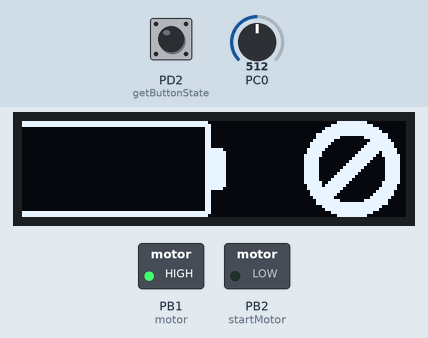
This program was run on a simulated ATmega8, built with avr-gcc and emulated at 8 MHz. Parts: 128×32 one-colour display, switched loads named in the program (green lamp = pin HIGH). Wiring (inferred from the names in the program): SH1106 OLED at I2C address 0x3C. The test bench sets the inputs (shaded band); at power-on: PC0 = 512, PD2 (getButtonState) HIGH.

Above: at 0.32 s.
At 1.5 s:
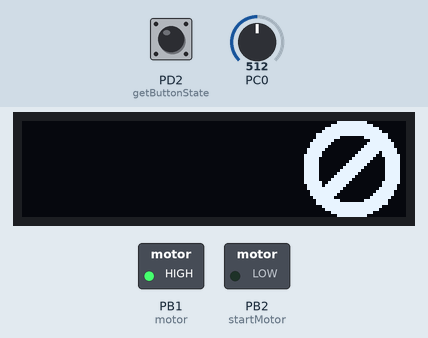
Timing chart, 0 to 3.0 s (numbered marks = the images above):
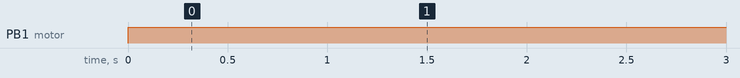

The program:

main.c
```c
#include "main.h"
#include "i2c.h"
#include "adc.h"
#include "oled.h"
#include "motor.h"

uint8_t run_state = 0; // 0 - stopped; 1 - running
uint8_t prev_batInd = 0;

uint8_t getButtonState(void){
	uint8_t tmp = bitRead(PIND, 2);
	_delay_ms(10);
	if(tmp == bitRead(PIND, 2)){return tmp;}else{return (tmp==0 ? 1 : 0);}
}


int main(void)
{
	// ****** initialization ******
	//stop motor
	sbi(PORTB, 1);
	sbi(DDRB, 1);
	// button  with internal pull up
	cbi(DDRD, 2);
	sbi(PORTD, 2);
	//FAN
	cbi(PORTB, 2);
	sbi(DDRB, 2);

	cli();

	wdt_disable();

	adc_init();
	i2c_init();
	oled_init();

	oled_clear_display();
	oled_enable_display();
	oled_setCol(0);
	oled_setRow(0);

	oled_draw_Bat(0); // empty battery bitmap
	_delay_ms(50);

	//if switch is ON then show warning
	if(getButtonState()==0){
		oled_bitmap(128-32,0,32,4,oled_stateDANGER);
		_delay_ms(500);
	}
	//wait until button is released
	while(getButtonState()==0){
		// button is pressed
		_delay_ms(100);
	}

	// enable 1s watchdog with reset
	//cli();
	wdt_reset();
	WDTCR = (1<<WDCE) | (1<<WDE); // enable config
	WDTCR = (1<<WDE) | (1<<WDP1) | (1<<WDP2); // 1s
	//sei();

	//oled_bitmap(128-32,0,32,4,oled_stateDANGER);

    // ******* endless loop ******
	while (1){
		wdt_reset();
		uint16_t rawadc = readADC();
		uint8_t batInd = getbatIndicatorVal(rawadc);
		uint8_t batEmpty = isBatteryEmpty(rawadc);

		// redraw screen only when needed (to avoid unnecessary i2c traffic)
		if(batInd!=prev_batInd || batEmpty){
			prev_batInd = batInd;
			oled_draw_Bat(batInd);

			if(batEmpty){
				oled_bitmap(128-32,0,32,4,oled_stateDANGER);
			}else{
				oled_bitmap(128-32,0,32,4,oled_stateOK);
			}
			//oled.switchFrame();
			_delay_ms(50); // make sure, that page switch doesn't occur too often
		}
		// check button and start/stop motor
		if(getButtonState()==1){
			// button is not pressed
			stopMotor();
		} else {
			// button is pressed
			// should we initiate start process?
			if(run_state!=1){
				batEmpty = startMotor();
			}
		}
		// If battery empty - stop the motor and hang the firmware
		if(batEmpty){
			stopMotor();
			wdt_disable();
			#ifndef NOHANG
			while(1){
				sbi(PORTB,1); // just to be 100% sure that motor will not start
				oled_draw_Bat(0);
				oled_bitmap(128-32,0,32,4,oled_stateDANGER);
				_delay_ms(300);
				oled_clear(0,0,70,4);
				//oled_bitmap(128-32,0,32,4,oled_stateDANGER);
				_delay_ms(600);
			}
			#endif
		}
	}
}

#ifdef DEBUGSIM
void _delay_ms(uint16_t ms){

}
#endif
```

SSD1306.c
```c
#include "SSD1306.h"
#include "main.h"
#include "I2C.h"


void ssd1306_send_command_start(void){
	i2c_start();
	i2c_write(SSD1306_COMMAND);
}

void ssd1306_send_command(uint8_t cmd){
	i2c_start();
	//i2c_write(0x00);
	i2c_write(cmd);
	i2c_stop();


	ssd1306_send_command_start();
	i2c_write(cmd);
	i2c_stop();
}

void ssd1306_write_display_start(void){
	i2c_start();
	i2c_write(SSD1306_DATA);
}
```

SSD1306.h
```c
#ifndef SSD1306_H_
#define SSD1306_H_

#include "main.h"

//#define SSD1306_COLUMNS 128
//#define SSD1306_PAGES 4

#define SSD1306_COMMAND 0x00
#define SSD1306_DATA 0x40


void ssd1306_send_command_start(void);
void ssd1306_send_command(uint8_t cmd);
void ssd1306_write_display_start(void);


#define SSD1306_SETLOWCOLUMN 0x00	// Set Lower Column Start Address for Page Addressing Mode.
#define SSD1306_SETHIGHCOLUMN 0x10	// Set Higher Column Start Address for Page Addressing Mode.
#define SSD1306_MEMORYMODE 0x20		// Set Memory Addressing Mode.
#define SSD1306_SETSTARTLINE 0x40	// Set display RAM display start line register from 0 - 63.
#define SSD1306_SETCONTRAST 0x81	// Set Display Contrast to one of 256 steps.
#define SSD1306_CHARGEPUMP 0x8D	// Enable or disable charge pump.  Follow with 0X14 enable, 0X10 disable.
#define SSD1306_SEGREMAP 0xA0	// Set Segment Re-map between data column and the segment driver.
#define SSD1306_DISPLAYALLON_RESUME 0xA4	// Resume display from GRAM content.
#define SSD1306_DISPLAYALLON 0xA5	// Force display on regardless of GRAM content.
#define SSD1306_NORMALDISPLAY 0xA6	// Set Normal Display.
#define SSD1306_INVERTDISPLAY 0xA7	// Set Inverse Display.
#define SSD1306_SETMULTIPLEX 0xA8	// Set Multiplex Ratio from 16 to 63.
#define SSD1306_DISPLAYOFF 0xAE	// Set Display off.
#define SSD1306_DISPLAYON 0xAF	// Set Display on.
#define SSD1306_SETSTARTPAGE 0XB0	//Set GDDRAM Page Start Address.
#define SSD1306_COMSCANINC 0xC0	// Set COM output scan direction normal.
#define SSD1306_COMSCANDEC 0xC8	// Set COM output scan direction reversed.
#define SSD1306_SETDISPLAYOFFSET 0xD3	// Set Display Offset.
#define SSD1306_SETCOMPINS 0xDA	// Sets COM signals pin configuration to match the OLED panel layout.
#define SSD1306_SETVCOMDETECT 0xDB	// This command adjusts the VCOMH regulator output.
#define SSD1306_SETDISPLAYCLOCKDIV 0xD5	// Set Display Clock Divide Ratio/ Oscillator Frequency.
#define SSD1306_SETPRECHARGE 0xD9	// Set Pre-charge Period
#define SSD1306_DEACTIVATE_SCROLL 0x2E	// Deactivate scroll
#define SSD1306_NOP 0XE3	// No Operation Command.
//------------------------------------------------------------------------------
#define SH1106_SET_PUMP_VOLTAGE 0X30	// Set Pump voltage value: (30H~33H) 6.4, 7.4, 8.0 (POR), 9.0.
#define SH1106_SET_PUMP_MODE 0XAD	// First byte of set charge pump mode
#define SH1106_PUMP_ON 0X8B	// Second byte charge pump on.
#define SH1106_PUMP_OFF 0X8A	// Second byte charge pump off.
//------------------------------------------------------------------------------

// this section is based on https://github.com/adafruit/Adafruit_SSD1306

static const uint8_t initSSD1306sq[] = {  // Initialization Sequence
    // Init sequence for Adafruit 128x32 OLED module
    SSD1306_DISPLAYOFF,
    SSD1306_SETDISPLAYCLOCKDIV, 0x80,  // the suggested ratio 0x80
    SSD1306_SETMULTIPLEX, 0x1F,        // ratio 32 (0x3F)
    SSD1306_SETDISPLAYOFFSET, 0x0,     // no offset
    SSD1306_SETSTARTLINE | 0x0,        // line #0
    SSD1306_CHARGEPUMP, 0x14,          // internal vcc
    SSD1306_MEMORYMODE, 0x00,          // page mode (0x00)
    SSD1306_SEGREMAP | 0x1,            // column 127 mapped to SEG0
    SSD1306_COMSCANDEC,                // column scan direction reversed
    SSD1306_SETCOMPINS, 0x02,          // sequential COM pins, disable remap (0x12)
    SSD1306_SETCONTRAST, 0xCF,         // contrast level 127 (0xCF)
    SSD1306_SETPRECHARGE, 0xF1,        // pre-charge period (1, 15)
    SSD1306_SETVCOMDETECT, 0x40,       // vcomh regulator level
    SSD1306_DISPLAYALLON_RESUME,
    SSD1306_NORMALDISPLAY,
    //SSD1306_DISPLAYON
};
//------------------------------------------------------------------------------


#endif /* SSD1306_H_ */
```

adc.c
```c
#include "adc.h"
#include "main.h"

void adc_init(void){
	// configure ADC
	ADMUX =
		   (0 << ADLAR) |     // do not left shift result (for 10-bit values)
		   (1 << REFS1) |     // Sets ref. voltage to Internal 2.56V
		   (1 << REFS0) |     // Sets ref. voltage to Internal 2.56V
		   (0 << MUX3)  |     // use ADC0 for input (PC0)
		   (0 << MUX2)  |     // use ADC0 for input (PC0)
		   (0 << MUX1)  |     // use ADC0 for input (PC0)
		   (0 << MUX0);       // use ADC0 for input (PC0)
	ADCSRA =
		   (1 << ADEN)  |     // Enable ADC
		   (1 << ADPS2) |     // set prescaler to 64, bit 2
		   (1 << ADPS1) |     // set prescaler to 64, bit 1
		   (0 << ADPS0);      // set prescaler to 64, bit 0


	ADCSRA |= (1 << ADSC); // start first conversion
}

uint16_t readADC(void){
	while (bitRead(ADCSRA,ADSC)==1); // wait for any previous conversion
	uint16_t res32=0;
	for(uint8_t i=0;i<32;i++){
		ADCSRA |= (1 << ADSC); // start new conversion
		while (bitRead(ADCSRA,ADSC)==1); // wait for current conversion to complete
		uint8_t low  = ADCL; // must read ADCL first
		uint8_t high = ADCH;
		res32+=(uint16_t)((high<<8) | low);
	}
	return res32 /32;
}


uint8_t isBatteryEmpty(uint16_t rawadc){
#ifdef NOLOWBAT
	return 0;
#else
	return ((uint32_t)rawadc*128 >= V1S0 ? 0 : 1);
#endif
}

uint8_t getbatIndicatorVal(uint16_t rawadc){
  uint32_t adc128 = (uint32_t)rawadc * 128;
  if(adc128>=V1S6) return 6;
  if(adc128>=V1S5) return 5;
  if(adc128>=V1S4) return 4;
  if(adc128>=V1S3) return 3;
  if(adc128>=V1S2) return 2;
  if(adc128>=V1S1) return 1;
  if(adc128<V1S0) return 0;
  return 0;
}
```

adc.h
```c
#ifndef ADC_H_
#define ADC_H_

#include "main.h"

// If voltage divisor for ADC is changed, or vref, then need to recalculate this constant
// with current resistor divider (100K/10K) we can measure max 28.16 volts
// so, the formula is: V = 28.16 * RAWADC / 1024
// or RAWADC = V * 1024 / 28.16
// for 4S: fully charged is 631 (4.2v per cell); 451 - fully discharged (3v per cell)
#define MAXMEASUREDVOLT 28930 //(mV)

// 3.0v - 0%
// 3.5v - 15%
// 3.6v - 33%
// 3.7v - 50%
// 3.85v - 66%
// 4.0v - 83%
// 4.2v - 100%
// formula: 1SVolt * 1024 * 128 / MAXMEASUREDVOLT
#define V1S6 (uint32_t)4100 * CELLS * 1024 * 128 / MAXMEASUREDVOLT //4.10V
#define V1S5 (uint32_t)4000 * CELLS * 1024 * 128 / MAXMEASUREDVOLT //4.00V
#define V1S4 (uint32_t)3850 * CELLS * 1024 * 128 / MAXMEASUREDVOLT //3.85V
#define V1S3 (uint32_t)3700 * CELLS * 1024 * 128 / MAXMEASUREDVOLT //3.70V
#define V1S2 (uint32_t)3600 * CELLS * 1024 * 128 / MAXMEASUREDVOLT //3.60V
#define V1S1 (uint32_t)3500 * CELLS * 1024 * 128 / MAXMEASUREDVOLT //3.50V
#define V1S0 (uint32_t)3000 * CELLS * 1024 * 128 / MAXMEASUREDVOLT //3.00V


void adc_init(void);
uint16_t readADC(void);
uint8_t isBatteryEmpty(uint16_t rawadc);
uint8_t getbatIndicatorVal(uint16_t rawadc);

#endif /* ADC_H_ */
```

i2c.c
```c
#include "I2C.h"
#include "main.h"


void i2c_init(void) {
	TWSR = 0;
	TWBR = ((F_CPU/SCL_CLOCK)-16)/2;
}

uint8_t i2c_start() {
	uint8_t twi_status_register;
	TWCR = (1<<TWINT) | (1<<TWSTA) | (1<<TWEN);
#ifndef DEBUGSIM
	while(!(TWCR & (1<<TWINT)));
#endif
	twi_status_register = TW_STATUS & 0xF8;
	if ((twi_status_register != TW_START) && (twi_status_register != TW_REP_START)) {
		return 1;
	}
	TWDR = I2CADDRESS << 1;
	TWCR = (1<<TWINT) | (1<<TWEN);

#ifndef DEBUGSIM
	while(!(TWCR & (1<<TWINT)));
#endif
	twi_status_register = TW_STATUS & 0xF8;
	if ((twi_status_register != TW_MT_SLA_ACK) && (twi_status_register != TW_MR_SLA_ACK)) {
		return 1;
	}

	return 0;
}

uint8_t i2c_write(uint8_t data) {
	//uint8_t twi_status_register;
	TWDR = data;
	TWCR = (1<<TWINT) | (1<<TWEN);
#ifndef DEBUGSIM
	while(!(TWCR & (1<<TWINT)));
#endif
/*
	twi_status_register = TW_STATUS & 0xF8;
	if (twi_status_register != TW_MT_DATA_ACK) {
		return 1;
		} else {
		return 0;
	}
*/
	return 0;
}

void i2c_stop(void) {
	TWCR = (1<<TWINT) | (1<<TWEN) | (1<<TWSTO);
#ifndef DEBUGSIM
	while(TWCR & (1<<TWSTO));
#endif
}
```

i2c.h
```c
#ifndef I2C_H_
#define I2C_H_

#include "main.h"
#include <util/twi.h>

#define SCL_CLOCK  500000L
#define I2CADDRESS 0x3C

    void i2c_init(void);
    uint8_t i2c_start();
    uint8_t i2c_write(uint8_t data);
    void i2c_stop(void);

#endif /* I2C_H_ */
```

main.h
```c
#ifndef MAIN_H_
#define MAIN_H_

#define COOLER
//#define DEBUGSIM
//#define NOHANG
//#define NOLOWBAT

#define F_CPU 8000000UL

#define CELLS 5	// define LiIon cells count

#include <avr/io.h>
#include <avr/wdt.h>
#include <stdint.h>
#ifndef DEBUGSIM
#include <util/delay.h>
#endif
#include <avr/interrupt.h>

// some macros
#define sbi(port, bit) (port) |= (1 << (bit))
#define cbi(port, bit) (port) &= ~(1 << (bit))
#define bitRead(value, bit) (((value) >> (bit)) & 0x01)
#ifdef DEBUGSIM
void _delay_ms(uint16_t ms);
#endif

uint8_t getButtonState(void);

// global variables
extern uint8_t run_state; // = 0; // 0 - stopped; 1 - running
extern uint8_t prev_batInd; // = 0;

#endif /* MAIN_H_ */
```

motor.c
```c
#include "main.h"
#include "motor.h"
#include "adc.h"

// start motor smoothly
uint8_t startMotor(void){
#ifdef COOLER
	sbi(PORTB, 2);
#endif
	//cli();
	OCR1A = 75; // value to test
	//  OCR1B = 255; // value to test
	TCCR1A = (1<<COM1A1) | (1<<COM1A0) | (0<<WGM11) | (1<<WGM10); // Fast PWM mode (inverted) (value 5)
	TCCR1B = (1<<WGM12) | (1<<CS12) | (0<<CS11) | (0<<CS10); // Fast PWM 8bit, Speed (/256)
	//sei();

	_delay_ms(30);
	//now motor starts at 50%. Increase the speed to 100%
	for(uint8_t i=80;i<190;i+=6){
		wdt_reset();
		OCR1A = (uint16_t)i;
		_delay_ms(25);
		// check battery and button
		uint16_t rawadc = readADC();
		if(isBatteryEmpty(rawadc)){
			stopMotor();
			return 1; // exit with low bat indication
		}
		if(getButtonState()==1){
			//button is released while starting motor
			stopMotor();
			return 0; // exit
		}
	}

	// at the end run motor at full speed
	//cli();
	TCCR1A = 0; // stop timer
	TCCR1B = 0; // stop timer
	//sei();
	cbi(PORTB, 1);
	run_state=1;
	return 0;
}

void stopMotor(void){
//#ifdef COOLER
//	cbi(PORTB, 2); // don't turn off fan when motor stopped
//#endif
	// make sure that motor is off
	run_state=0;
	// stop timer
	//cli();
	TCCR1A = 0; // stop timer
	TCCR1B = 0; // stop timer
	//sei();
	sbi(PORTB,1);
}
```

motor.h
```c
#ifndef MOTOR_H_
#define MOTOR_H_

#include "main.h"

uint8_t startMotor(void);
void stopMotor(void);


#endif /* MOTOR_H_ */
```

oled.c
```c
#include "oled.h"
#include "main.h"
#include "SSD1306.h"
#include "i2c.h"

void oled_init(void){
	ssd1306_send_command_start();
	for (uint8_t i = 0; i < sizeof(initSSD1306sq); i++) {
		i2c_write(initSSD1306sq[i]);
	}
	i2c_stop();
}

void oled_enable_display(void){
	ssd1306_send_command(0xAF); //SSD1306_DISPLAYON
}

void oled_setCol(uint8_t col) {
	ssd1306_send_command(SSD1306_SETLOWCOLUMN | (col & 0XF));
	ssd1306_send_command(SSD1306_SETHIGHCOLUMN | (col >> 4));
}


void oled_setRow(uint8_t row) {
	ssd1306_send_command(SSD1306_SETSTARTPAGE | row);
}

void oled_clear_display(void){
	uint8_t i,i1;
	for(i1=0;i1<4;i1++){
		oled_setCol(0);
		oled_setRow(i1);
		ssd1306_write_display_start();
		for(i=0;i<128;i++){
			i2c_write(0);
		}
		i2c_stop();
	}
	oled_setCol(0);
	oled_setRow(0);
}


void oled_bitmap(uint8_t x0, uint8_t y0, uint8_t x1, uint8_t y1, const uint8_t bitmap[]) {
	uint16_t j = 0;
	uint8_t x, y;
	for (y = y0; y < (y0+y1); y++) {
		oled_setCol(x0);
		oled_setRow(y);
		ssd1306_write_display_start();
		for (x = x0; x < (x0+x1); x++) {
			i2c_write(bitmap[j++]);
		}
		i2c_stop();
	}
	oled_setCol(0);
	oled_setRow(0);
}

void oled_clear(uint8_t x0, uint8_t y0, uint8_t x1, uint8_t y1) {
	uint8_t x,y;
 	for (y = y0; y < y0 + y1; y++) {
		oled_setCol(x0);
		oled_setRow(y);
		ssd1306_write_display_start();
		for(x=0;x<x0+x1;x++){
			i2c_write(0);
		}
		i2c_stop();
	}
}


void oled_draw_Bat(uint8_t val){
	if(val==0){oled_bitmap(0,0,13,4,oled_batBot0);} else {oled_bitmap(0,0,13,4,oled_batBot1);}
	for(uint8_t ix=2;ix<=6;ix++){if(ix<=val){oled_bitmap(13+(ix-2)*10,0,10,4,oled_bat1);}else{oled_bitmap(13+(ix-2)*10,0,10,4,oled_bat0);}}
	oled_bitmap(13+50,0,7,4,oled_batEnd);
}


/*
void oled_invert(uint8_t inverted) {
	if (inverted) {
		sendCommand(SSD1306_INVERTDISPLAY);
		} else {
		sendCommand(SSD1306_NORMALDISPLAY);
	}
}
*/
```

Source omitted: oled.h (data table, 2307 bytes)

Measured:
- by itself, PB1 (motor): LOW → HIGH at 0.00 s
